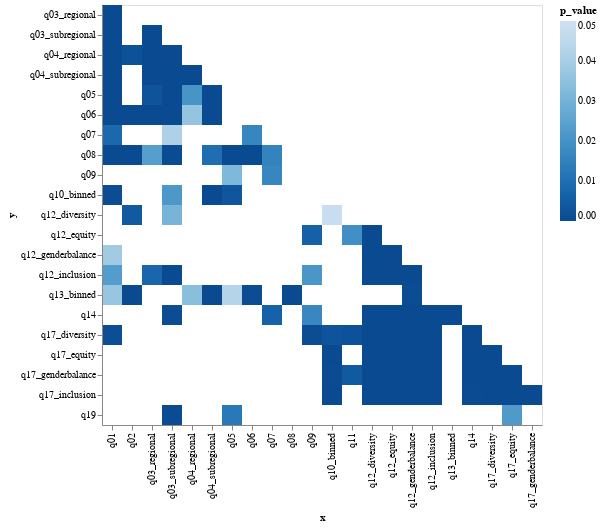

This figure's notebook cell:
### Markdown cell above
When ``p < 0.05``

### Code cell
p_limit = 0.05
scheme = "blues"
hm = hmap(chi2_data, scheme, p_limit)
hm

# fname = Path("../data/main_data/") / f"chi2_p0050.png"
# hm.save(fname)
# print(f"Save chart to: {fname}")

### Figure 1 — Vega-Lite specification as saved in the notebook (floating-point values rounded to 4 significant figures)
{"config": {"view": {"continuousWidth": 300, "continuousHeight": 300}}, "data": {"name": "data-f1c335ce54a2f926162da615becb5966"}, "mark": {"type": "rect"}, "encoding": {"color": {"field": "p_value", "scale": {"domain": [0, 0.05], "scheme": "blues", "reverse": true}, "type": "quantitative"}, "x": {"field": "x", "type": "nominal"}, "y": {"field": "y", "type": "nominal"}}, "$schema": "https://vega.github.io/schema/vega-lite/v5.14.1.json", "datasets": {"data-f1c335ce54a2f926162da615becb5966": [{"questions": "q01-q03_regional", "p_value": 2.655e-09, "statistic": 115.8, "dof": 40, "x": "q01", "y": "q03_regional"}, {"questions": "q01-q03_subregional", "p_value": 9.036e-07, "statistic": 219.4, "dof": 128, "x": "q01", "y": "q03_subregional"}, {"questions": "q01-q04_regional", "p_value": 8.22e-08, "statistic": 105.5, "dof": 40, "x": "q01", "y": "q04_regional"}, {"questions": "q01-q04_subregional", "p_value": 1.331e-10, "statistic": 267.4, "dof": 136, "x": "q01", "y": "q04_subregional"}, {"questions": "q01-q05", "p_value": 7.768e-42, "statistic": 319.8, "dof": 48, "x": "q01", "y": "q05"}, {"questions": "q01-q06", "p_value": 9.148e-07, "statistic": 133.1, "dof": 64, "x": "q01", "y": "q06"}, {"questions": "q01-q07", "p_value": 0.008122, "statistic": 43.77, "dof": 24, "x": "q01", "y": "q07"}, {"questions": "q01-q08", "p_value": 7.446e-36, "statistic": 269.8, "dof": 40, "x": "q01", "y": "q08"}, {"questions": "q01-q10_binned", "p_value": 0.0005963, "statistic": 137.4, "dof": 88, "x": "q01", "y": "q10_binned"}, {"questions": "q01-q12_genderbalance", "p_value": 0.03876, "statistic": 57.11, "dof": 40, "x": "q01", "y": "q12_genderbalance"}, {"questions": "q01-q12_inclusion", "p_value": 0.02325, "statistic": 59.7, "dof": 40, "x": "q01", "y": "q12_inclusion"}, {"questions": "q01-q13_binned", "p_value": 0.03684, "statistic": 166.9, "dof": 136, "x": "q01", "y": "q13_binned"}, {"questions": "q01-q17_diversity", "p_value": 0.001227, "statistic": 50.49, "dof": 24, "x": "q01", "y": "q17_diversity"}, {"questions": "q02-q04_regional", "p_value": 0.002148, "statistic": 42.84, "dof": 20, "x": "q02", "y": "q04_regional"}, {"questions": "q02-q06", "p_value": 7.268e-05, "statistic": 71.64, "dof": 32, "x": "q02", "y": "q06"}, {"questions": "q02-q08", "p_value": 8.424e-07, "statistic": 65.89, "dof": 20, "x": "q02", "y": "q08"}, {"questions": "q02-q12_diversity", "p_value": 0.00452, "statistic": 40.34, "dof": 20, "x": "q02", "y": "q12_diversity"}, {"questions": "q02-q13_binned", "p_value": 4.148e-05, "statistic": 123.8, "dof": 68, "x": "q02", "y": "q13_binned"}, {"questions": "q03_regional-q03_subregional", "p_value": 1.839e-255, "statistic": 1475.0, "dof": 80, "x": "q03_regional", "y": "q03_subregional"}, {"questions": "q03_regional-q04_regional", "p_value": 7.6e-162, "statistic": 843.6, "dof": 25, "x": "q03_regional", "y": "q04_regional"}, {"questions": "q03_regional-q04_subregional", "p_value": 8.283e-149, "statistic": 963.0, "dof": 85, "x": "q03_regional", "y": "q04_subregional"}, {"questions": "q03_regional-q05", "p_value": 0.002857, "statistic": 55.83, "dof": 30, "x": "q03_regional", "y": "q05"}, {"questions": "q03_regional-q06", "p_value": 1.906e-11, "statistic": 130.0, "dof": 40, "x": "q03_regional", "y": "q06"}, {"questions": "q03_regional-q08", "p_value": 0.02391, "statistic": 40.83, "dof": 25, "x": "q03_regional", "y": "q08"}, {"questions": "q03_regional-q12_inclusion", "p_value": 0.007702, "statistic": 45.31, "dof": 25, "x": "q03_regional", "y": "q12_inclusion"}, {"questions": "q03_subregional-q04_regional", "p_value": 9.958e-132, "statistic": 863.5, "dof": 80, "x": "q03_subregional", "y": "q04_regional"}, {"questions": "q03_subregional-q04_subregional", "p_value": 0.0, "statistic": 2379.0, "dof": 272, "x": "q03_subregional", "y": "q04_subregional"}, {"questions": "q03_subregional-q05", "p_value": 5.028e-07, "statistic": 179.6, "dof": 96, "x": "q03_subregional", "y": "q05"}, {"questions": "q03_subregional-q06", "p_value": 5.743e-16, "statistic": 301.0, "dof": 128, "x": "q03_subregional", "y": "q06"}, {"questions": "q03_subregional-q07", "p_value": 0.0413, "statistic": 66.27, "dof": 48, "x": "q03_subregional", "y": "q07"}, {"questions": "q03_subregional-q08", "p_value": 0.0003293, "statistic": 130.3, "dof": 80, "x": "q03_subregional", "y": "q08"}, {"questions": "q03_subregional-q10_binned", "p_value": 0.02191, "statistic": 215.8, "dof": 176, "x": "q03_subregional", "y": "q10_binned"}, {"questions": "q03_subregional-q12_diversity", "p_value": 0.03068, "statistic": 105.3, "dof": 80, "x": "q03_subregional", "y": "q12_diversity"}, {"questions": "q03_subregional-q12_inclusion", "p_value": 1.631e-05, "statistic": 143.7, "dof": 80, "x": "q03_subregional", "y": "q12_inclusion"}, {"questions": "q03_subregional-q14", "p_value": 0.0004512, "statistic": 128.8, "dof": 80, "x": "q03_subregional", "y": "q14"}, {"questions": "q03_subregional-q19", "p_value": 0.0002239, "statistic": 132.1, "dof": 80, "x": "q03_subregional", "y": "q19"}, {"questions": "q04_regional-q04_subregional", "p_value": 2.572e-252, "statistic": 1475.0, "dof": 85, "x": "q04_regional", "y": "q04_subregional"}, {"questions": "q04_regional-q05", "p_value": 0.02053, "statistic": 47.85, "dof": 30, "x": "q04_regional", "y": "q05"}, {"questions": "q04_regional-q06", "p_value": 0.03597, "statistic": 57.5, "dof": 40, "x": "q04_regional", "y": "q06"}, {"questions": "q04_regional-q13_binned", "p_value": 0.03414, "statistic": 110.3, "dof": 85, "x": "q04_regional", "y": "q13_binned"}, {"questions": "q04_subregional-q05", "p_value": 1.542e-05, "statistic": 172.7, "dof": 102, "x": "q04_subregional", "y": "q05"}, {"questions": "q04_subregional-q06", "p_value": 1.679e-06, "statistic": 226.8, "dof": 136, "x": "q04_subregional", "y": "q06"}, {"questions": "q04_subregional-q08", "p_value": 0.009774, "statistic": 118.4, "dof": 85, "x": "q04_subregional", "y": "q08"}, {"questions": "q04_subregional-q10_binned", "p_value": 2.482e-05, "statistic": 276.0, "dof": 187, "x": "q04_subregional", "y": "q10_binned"}, {"questions": "q04_subregional-q13_binned", "p_value": 1.164e-05, "statistic": 402.2, "dof": 289, "x": "q04_subregional", "y": "q13_binned"}, {"questions": "q05-q08", "p_value": 5.65e-41, "statistic": 272.8, "dof": 30, "x": "q05", "y": "q08"}, {"questions": "q05-q09", "p_value": 0.03186, "statistic": 22.54, "dof": 12, "x": "q05", "y": "q09"}, {"questions": "q05-q10_binned", "p_value": 0.003422, "statistic": 101.3, "dof": 66, "x": "q05", "y": "q10_binned"}, {"questions": "q05-q13_binned", "p_value": 0.04289, "statistic": 127.8, "dof": 102, "x": "q05", "y": "q13_binned"}, {"questions": "q05-q19", "p_value": 0.01271, "statistic": 49.9, "dof": 30, "x": "q05", "y": "q19"}, {"questions": "q06-q07", "p_value": 0.01652, "statistic": 41.03, "dof": 24, "x": "q06", "y": "q07"}, {"questions": "q06-q08", "p_value": 1.254e-15, "statistic": 156.1, "dof": 40, "x": "q06", "y": "q08"}, {"questions": "q06-q13_binned", "p_value": 0.0005107, "statistic": 196.8, "dof": 136, "x": "q06", "y": "q13_binned"}, {"questions": "q07-q08", "p_value": 0.01556, "statistic": 29.11, "dof": 15, "x": "q07", "y": "q08"}, {"questions": "q07-q09", "p_value": 0.01658, "statistic": 15.52, "dof": 6, "x": "q07", "y": "q09"}, {"questions": "q07-q14", "p_value": 0.006496, "statistic": 31.97, "dof": 15, "x": "q07", "y": "q14"}, {"questions": "q08-q13_binned", "p_value": 2.467e-12, "statistic": 208.2, "dof": 85, "x": "q08", "y": "q13_binned"}, {"questions": "q09-q12_equity", "p_value": 0.006191, "statistic": 24.58, "dof": 10, "x": "q09", "y": "q12_equity"}, {"questions": "q09-q12_inclusion", "p_value": 0.02115, "statistic": 20.99, "dof": 10, "x": "q09", "y": "q12_inclusion"}, {"questions": "q09-q14", "p_value": 0.01671, "statistic": 21.7, "dof": 10, "x": "q09", "y": "q14"}, {"questions": "q09-q17_diversity", "p_value": 0.0004681, "statistic": 24.26, "dof": 6, "x": "q09", "y": "q17_diversity"}, {"questions": "q10_binned-q12_diversity", "p_value": 0.04806, "statistic": 73.55, "dof": 55, "x": "q10_binned", "y": "q12_diversity"}, {"questions": "q10_binned-q17_diversity", "p_value": 0.002638, "statistic": 60.19, "dof": 33, "x": "q10_binned", "y": "q17_diversity"}, {"questions": "q10_binned-q17_equity", "p_value": 1.125e-05, "statistic": 79.24, "dof": 33, "x": "q10_binned", "y": "q17_equity"}, {"questions": "q10_binned-q17_genderbalance", "p_value": 0.0002292, "statistic": 69.17, "dof": 33, "x": "q10_binned", "y": "q17_genderbalance"}, {"questions": "q10_binned-q17_inclusion", "p_value": 1.536e-05, "statistic": 78.24, "dof": 33, "x": "q10_binned", "y": "q17_inclusion"}, {"questions": "q11-q12_equity", "p_value": 0.01905, "statistic": 21.31, "dof": 10, "x": "q11", "y": "q12_equity"}, {"questions": "q11-q17_diversity", "p_value": 0.002072, "statistic": 20.71, "dof": 6, "x": "q11", "y": "q17_diversity"}, {"questions": "q11-q17_genderbalance", "p_value": 0.004336, "statistic": 18.9, "dof": 6, "x": "q11", "y": "q17_genderbalance"}, {"questions": "q12_diversity-q12_equity", "p_value": 3.459e-124, "statistic": 664.7, "dof": 25, "x": "q12_diversity", "y": "q12_equity"}, {"questions": "q12_diversity-q12_genderbalance", "p_value": 8.477e-148, "statistic": 777.0, "dof": 25, "x": "q12_diversity", "y": "q12_genderbalance"}, {"questions": "q12_diversity-q12_inclusion", "p_value": 5.006e-113, "statistic": 611.4, "dof": 25, "x": "q12_diversity", "y": "q12_inclusion"}, {"questions": "q12_diversity-q14", "p_value": 1.761e-16, "statistic": 131.8, "dof": 25, "x": "q12_diversity", "y": "q14"}, {"questions": "q12_diversity-q17_diversity", "p_value": 4.118e-14, "statistic": 97.36, "dof": 15, "x": "q12_diversity", "y": "q17_diversity"}, {"questions": "q12_diversity-q17_equity", "p_value": 3.243e-13, "statistic": 92.6, "dof": 15, "x": "q12_diversity", "y": "q17_equity"}, {"questions": "q12_diversity-q17_genderbalance", "p_value": 4.997e-13, "statistic": 91.59, "dof": 15, "x": "q12_diversity", "y": "q17_genderbalance"}, {"questions": "q12_diversity-q17_inclusion", "p_value": 1.409e-12, "statistic": 89.18, "dof": 15, "x": "q12_diversity", "y": "q17_inclusion"}, {"questions": "q12_equity-q12_genderbalance", "p_value": 7.721e-117, "statistic": 629.6, "dof": 25, "x": "q12_equity", "y": "q12_genderbalance"}, {"questions": "q12_equity-q12_inclusion", "p_value": 1.225e-150, "statistic": 790.5, "dof": 25, "x": "q12_equity", "y": "q12_inclusion"}, {"questions": "q12_equity-q14", "p_value": 8.231e-11, "statistic": 99.3, "dof": 25, "x": "q12_equity", "y": "q14"}, {"questions": "q12_equity-q17_diversity", "p_value": 2.907e-11, "statistic": 82.08, "dof": 15, "x": "q12_equity", "y": "q17_diversity"}, {"questions": "q12_equity-q17_equity", "p_value": 1.116e-19, "statistic": 126.3, "dof": 15, "x": "q12_equity", "y": "q17_equity"}, {"questions": "q12_equity-q17_genderbalance", "p_value": 1.768e-08, "statistic": 66.63, "dof": 15, "x": "q12_equity", "y": "q17_genderbalance"}, {"questions": "q12_equity-q17_inclusion", "p_value": 1.577e-13, "statistic": 94.26, "dof": 15, "x": "q12_equity", "y": "q17_inclusion"}, {"questions": "q12_genderbalance-q12_inclusion", "p_value": 5.899e-102, "statistic": 558.3, "dof": 25, "x": "q12_genderbalance", "y": "q12_inclusion"}, {"questions": "q12_genderbalance-q13_binned", "p_value": 0.0008106, "statistic": 132.1, "dof": 85, "x": "q12_genderbalance", "y": "q13_binned"}, {"questions": "q12_genderbalance-q14", "p_value": 9.174e-42, "statistic": 264.0, "dof": 25, "x": "q12_genderbalance", "y": "q14"}, {"questions": "q12_genderbalance-q17_diversity", "p_value": 3.678e-14, "statistic": 97.62, "dof": 15, "x": "q12_genderbalance", "y": "q17_diversity"}, {"questions": "q12_genderbalance-q17_equity", "p_value": 3.193e-13, "statistic": 92.63, "dof": 15, "x": "q12_genderbalance", "y": "q17_equity"}, {"questions": "q12_genderbalance-q17_genderbalance", "p_value": 8.881e-14, "statistic": 95.59, "dof": 15, "x": "q12_genderbalance", "y": "q17_genderbalance"}, {"questions": "q12_genderbalance-q17_inclusion", "p_value": 4.636e-13, "statistic": 91.77, "dof": 15, "x": "q12_genderbalance", "y": "q17_inclusion"}, {"questions": "q12_inclusion-q14", "p_value": 7.54e-12, "statistic": 105.4, "dof": 25, "x": "q12_inclusion", "y": "q14"}, {"questions": "q12_inclusion-q17_diversity", "p_value": 3.062e-10, "statistic": 76.48, "dof": 15, "x": "q12_inclusion", "y": "q17_diversity"}, {"questions": "q12_inclusion-q17_equity", "p_value": 1.741e-14, "statistic": 99.34, "dof": 15, "x": "q12_inclusion", "y": "q17_equity"}, {"questions": "q12_inclusion-q17_genderbalance", "p_value": 2.23e-09, "statistic": 71.69, "dof": 15, "x": "q12_inclusion", "y": "q17_genderbalance"}, {"questions": "q12_inclusion-q17_inclusion", "p_value": 2.24e-16, "statistic": 109.3, "dof": 15, "x": "q12_inclusion", "y": "q17_inclusion"}, {"questions": "q13_binned-q14", "p_value": 1.414e-37, "statistic": 372.2, "dof": 85, "x": "q13_binned", "y": "q14"}, {"questions": "q14-q17_diversity", "p_value": 1.897e-12, "statistic": 88.49, "dof": 15, "x": "q14", "y": "q17_diversity"}, {"questions": "q14-q17_equity", "p_value": 1.342e-06, "statistic": 55.74, "dof": 15, "x": "q14", "y": "q17_equity"}, {"questions": "q14-q17_genderbalance", "p_value": 7.856e-16, "statistic": 106.4, "dof": 15, "x": "q14", "y": "q17_genderbalance"}, {"questions": "q14-q17_inclusion", "p_value": 0.0001592, "statistic": 42.97, "dof": 15, "x": "q14", "y": "q17_inclusion"}, {"questions": "q17_diversity-q17_equity", "p_value": 7.233e-80, "statistic": 396.6, "dof": 9, "x": "q17_diversity", "y": "q17_equity"}, {"questions": "q17_diversity-q17_genderbalance", "p_value": 1.636e-88, "statistic": 437.1, "dof": 9, "x": "q17_diversity", "y": "q17_genderbalance"}, {"questions": "q17_diversity-q17_inclusion", "p_value": 4.919e-96, "statistic": 472.3, "dof": 9, "x": "q17_diversity", "y": "q17_inclusion"}, {"questions": "q17_equity-q17_genderbalance", "p_value": 1.793e-67, "statistic": 338.4, "dof": 9, "x": "q17_equity", "y": "q17_genderbalance"}, {"questions": "q17_equity-q17_inclusion", "p_value": 2.09e-104, "statistic": 511.4, "dof": 9, "x": "q17_equity", "y": "q17_inclusion"}, {"questions": "q17_equity-q19", "p_value": 0.02239, "statistic": 27.87, "dof": 15, "x": "q17_equity", "y": "q19"}, {"questions": "q17_genderbalance-q17_inclusion", "p_value": 5.486e-56, "statistic": 284.3, "dof": 9, "x": "q17_genderbalance", "y": "q17_inclusion"}]}}
